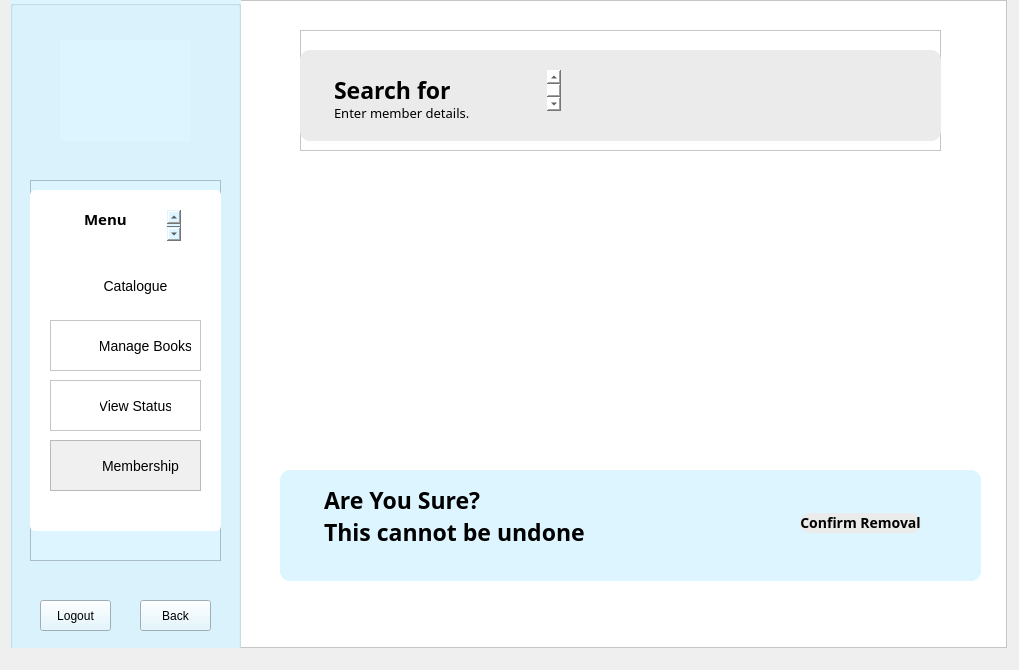
<?xml version="1.0" encoding="UTF-8"?>
<ui version="4.0">
 <class>AdminRemoveMemConfirm</class>
 <widget class="QDialog" name="AdminRemoveMemConfirm">
  <property name="geometry">
   <rect>
    <x>0</x>
    <y>0</y>
    <width>1019</width>
    <height>670</height>
   </rect>
  </property>
  <property name="windowTitle">
   <string>Dialog</string>
  </property>
  <widget class="QFrame" name="frame">
   <property name="geometry">
    <rect>
     <x>10</x>
     <y>0</y>
     <width>997</width>
     <height>648</height>
    </rect>
   </property>
   <property name="styleSheet">
    <string notr="true">background: white;</string>
   </property>
   <property name="frameShape">
    <enum>QFrame::StyledPanel</enum>
   </property>
   <property name="frameShadow">
    <enum>QFrame::Raised</enum>
   </property>
   <widget class="QGroupBox" name="menuPanel">
    <property name="geometry">
     <rect>
      <x>0</x>
      <y>0</y>
      <width>231</width>
      <height>671</height>
     </rect>
    </property>
    <property name="styleSheet">
     <string notr="true">background: rgb(220, 245, 255);</string>
    </property>
    <property name="title">
     <string/>
    </property>
    <widget class="QLabel" name="logo">
     <property name="geometry">
      <rect>
       <x>50</x>
       <y>40</y>
       <width>131</width>
       <height>101</height>
      </rect>
     </property>
     <property name="text">
      <string/>
     </property>
     <property name="pixmap">
      <pixmap resource="Resources.qrc">:/images/logo.png</pixmap>
     </property>
     <property name="scaledContents">
      <bool>true</bool>
     </property>
    </widget>
    <widget class="QFrame" name="menu">
     <property name="geometry">
      <rect>
       <x>20</x>
       <y>180</y>
       <width>191</width>
       <height>381</height>
      </rect>
     </property>
     <property name="frameShape">
      <enum>QFrame::StyledPanel</enum>
     </property>
     <property name="frameShadow">
      <enum>QFrame::Raised</enum>
     </property>
     <widget class="QListWidget" name="listWidget_2">
      <property name="geometry">
       <rect>
        <x>0</x>
        <y>10</y>
        <width>191</width>
        <height>341</height>
       </rect>
      </property>
      <property name="styleSheet">
       <string notr="true">background: white;
border-radius: 5px;</string>
      </property>
      <property name="frameShadow">
       <enum>QFrame::Raised</enum>
      </property>
     </widget>
     <widget class="QPlainTextEdit" name="plainTextEdit_6">
      <property name="geometry">
       <rect>
        <x>50</x>
        <y>30</y>
        <width>101</width>
        <height>31</height>
       </rect>
      </property>
      <property name="styleSheet">
       <string notr="true">font-family: Baloo 2;
font-weight: bold;
background: white;
font-size: 15px;
</string>
      </property>
      <property name="frameShape">
       <enum>QFrame::NoFrame</enum>
      </property>
      <property name="frameShadow">
       <enum>QFrame::Plain</enum>
      </property>
      <property name="plainText">
       <string>Admin Menu</string>
      </property>
      <property name="backgroundVisible">
       <bool>false</bool>
      </property>
     </widget>
     <widget class="QFrame" name="catalogue_1">
      <property name="geometry">
       <rect>
        <x>20</x>
        <y>80</y>
        <width>151</width>
        <height>51</height>
       </rect>
      </property>
      <property name="styleSheet">
       <string notr="true">background: white;
border-radius: 5px;</string>
      </property>
      <property name="frameShape">
       <enum>QFrame::StyledPanel</enum>
      </property>
      <property name="frameShadow">
       <enum>QFrame::Raised</enum>
      </property>
      <widget class="QLabel" name="label_5">
       <property name="geometry">
        <rect>
         <x>10</x>
         <y>10</y>
         <width>31</width>
         <height>31</height>
        </rect>
       </property>
       <property name="text">
        <string/>
       </property>
       <property name="pixmap">
        <pixmap resource="Resources.qrc">:/images/Icons/books.png</pixmap>
       </property>
       <property name="scaledContents">
        <bool>true</bool>
       </property>
      </widget>
      <widget class="QPushButton" name="catalogue">
       <property name="geometry">
        <rect>
         <x>50</x>
         <y>10</y>
         <width>71</width>
         <height>31</height>
        </rect>
       </property>
       <property name="styleSheet">
        <string notr="true">QPushButton {
background: transparent;
font-size: 14px;
border: none;
}

QPushButton:hover {
	color: rgb(124, 204, 241);
}</string>
       </property>
       <property name="text">
        <string>Catalogue</string>
       </property>
       <property name="autoDefault">
        <bool>false</bool>
       </property>
      </widget>
     </widget>
     <widget class="QFrame" name="manageBooks_1">
      <property name="geometry">
       <rect>
        <x>20</x>
        <y>140</y>
        <width>151</width>
        <height>51</height>
       </rect>
      </property>
      <property name="styleSheet">
       <string notr="true">background: white;</string>
      </property>
      <property name="frameShape">
       <enum>QFrame::StyledPanel</enum>
      </property>
      <property name="frameShadow">
       <enum>QFrame::Raised</enum>
      </property>
      <widget class="QLabel" name="label_6">
       <property name="geometry">
        <rect>
         <x>10</x>
         <y>10</y>
         <width>31</width>
         <height>31</height>
        </rect>
       </property>
       <property name="text">
        <string/>
       </property>
       <property name="pixmap">
        <pixmap resource="Resources.qrc">:/images/Icons/book.png</pixmap>
       </property>
       <property name="scaledContents">
        <bool>true</bool>
       </property>
      </widget>
      <widget class="QPushButton" name="manageBooks">
       <property name="geometry">
        <rect>
         <x>50</x>
         <y>10</y>
         <width>91</width>
         <height>31</height>
        </rect>
       </property>
       <property name="styleSheet">
        <string notr="true">QPushButton {
background: transparent;
font-size: 14px;
border: none;
}

QPushButton:hover {
	color: rgb(124, 204, 241);
}</string>
       </property>
       <property name="text">
        <string>Manage Books</string>
       </property>
      </widget>
     </widget>
     <widget class="QFrame" name="status_1">
      <property name="geometry">
       <rect>
        <x>20</x>
        <y>200</y>
        <width>151</width>
        <height>51</height>
       </rect>
      </property>
      <property name="styleSheet">
       <string notr="true">background: white;</string>
      </property>
      <property name="frameShape">
       <enum>QFrame::StyledPanel</enum>
      </property>
      <property name="frameShadow">
       <enum>QFrame::Raised</enum>
      </property>
      <widget class="QLabel" name="label_7">
       <property name="geometry">
        <rect>
         <x>10</x>
         <y>10</y>
         <width>31</width>
         <height>31</height>
        </rect>
       </property>
       <property name="text">
        <string/>
       </property>
       <property name="pixmap">
        <pixmap resource="Resources.qrc">:/images/Icons/status.png</pixmap>
       </property>
       <property name="scaledContents">
        <bool>true</bool>
       </property>
      </widget>
      <widget class="QPushButton" name="status">
       <property name="geometry">
        <rect>
         <x>50</x>
         <y>10</y>
         <width>71</width>
         <height>31</height>
        </rect>
       </property>
       <property name="styleSheet">
        <string notr="true">QPushButton {
background: transparent;
font-size: 14px;
border: none;
}

QPushButton:hover {
	color: rgb(124, 204, 241);
}</string>
       </property>
       <property name="text">
        <string>View Status</string>
       </property>
      </widget>
     </widget>
     <widget class="QFrame" name="membership_1">
      <property name="geometry">
       <rect>
        <x>20</x>
        <y>260</y>
        <width>151</width>
        <height>51</height>
       </rect>
      </property>
      <property name="styleSheet">
       <string notr="true">background: rgb(240, 240, 240);</string>
      </property>
      <property name="frameShape">
       <enum>QFrame::StyledPanel</enum>
      </property>
      <property name="frameShadow">
       <enum>QFrame::Raised</enum>
      </property>
      <widget class="QLabel" name="label_8">
       <property name="geometry">
        <rect>
         <x>10</x>
         <y>10</y>
         <width>31</width>
         <height>31</height>
        </rect>
       </property>
       <property name="text">
        <string/>
       </property>
       <property name="pixmap">
        <pixmap resource="Resources.qrc">:/images/Icons/user.png</pixmap>
       </property>
       <property name="scaledContents">
        <bool>true</bool>
       </property>
      </widget>
      <widget class="QPushButton" name="membership">
       <property name="geometry">
        <rect>
         <x>50</x>
         <y>10</y>
         <width>81</width>
         <height>31</height>
        </rect>
       </property>
       <property name="styleSheet">
        <string notr="true">QPushButton {
background: transparent;
font-size: 14px;
border: none;
}

QPushButton:hover {
	color: rgb(124, 204, 241);
}</string>
       </property>
       <property name="text">
        <string>Membership</string>
       </property>
      </widget>
     </widget>
    </widget>
    <widget class="QPushButton" name="pushButton_2">
     <property name="geometry">
      <rect>
       <x>30</x>
       <y>600</y>
       <width>71</width>
       <height>31</height>
      </rect>
     </property>
     <property name="styleSheet">
      <string notr="true">QPushButton:hover {
	color: rgb(106, 146, 255);
}</string>
     </property>
     <property name="text">
      <string>Logout</string>
     </property>
    </widget>
    <widget class="QPushButton" name="back">
     <property name="geometry">
      <rect>
       <x>130</x>
       <y>600</y>
       <width>71</width>
       <height>31</height>
      </rect>
     </property>
     <property name="styleSheet">
      <string notr="true">/*QPushButton {
background: white;
}*/

QPushButton:hover {
	color: rgb(106, 146, 255);
}</string>
     </property>
     <property name="text">
      <string>Back</string>
     </property>
     <property name="icon">
      <iconset theme="go-previous">
       <normaloff>.</normaloff>.</iconset>
     </property>
    </widget>
   </widget>
   <widget class="QFrame" name="heading_3">
    <property name="geometry">
     <rect>
      <x>290</x>
      <y>30</y>
      <width>641</width>
      <height>121</height>
     </rect>
    </property>
    <property name="frameShape">
     <enum>QFrame::StyledPanel</enum>
    </property>
    <property name="frameShadow">
     <enum>QFrame::Raised</enum>
    </property>
    <widget class="QPlainTextEdit" name="plainTextEdit_9">
     <property name="geometry">
      <rect>
       <x>0</x>
       <y>20</y>
       <width>641</width>
       <height>91</height>
      </rect>
     </property>
     <property name="styleSheet">
      <string notr="true">background: rgb(235, 235, 235);
border-radius: 10px;</string>
     </property>
     <property name="frameShadow">
      <enum>QFrame::Raised</enum>
     </property>
     <property name="plainText">
      <string/>
     </property>
    </widget>
    <widget class="QPlainTextEdit" name="plainTextEdit_10">
     <property name="geometry">
      <rect>
       <x>30</x>
       <y>40</y>
       <width>231</width>
       <height>41</height>
      </rect>
     </property>
     <property name="styleSheet">
      <string notr="true">font-family: Baloo 2;
font-weight: bold;
font-size: 23px;
background: transparent;</string>
     </property>
     <property name="frameShape">
      <enum>QFrame::NoFrame</enum>
     </property>
     <property name="plainText">
      <string>Search for Member</string>
     </property>
    </widget>
    <widget class="QPlainTextEdit" name="plainTextEdit_11">
     <property name="geometry">
      <rect>
       <x>30</x>
       <y>70</y>
       <width>411</width>
       <height>31</height>
      </rect>
     </property>
     <property name="styleSheet">
      <string notr="true">background: transparent;
font-family: Baloo 2;
font-size: 13px;</string>
     </property>
     <property name="frameShape">
      <enum>QFrame::NoFrame</enum>
     </property>
     <property name="plainText">
      <string>Enter member details.</string>
     </property>
    </widget>
   </widget>
   <widget class="QFrame" name="frame_2">
    <property name="geometry">
     <rect>
      <x>270</x>
      <y>470</y>
      <width>701</width>
      <height>111</height>
     </rect>
    </property>
    <property name="styleSheet">
     <string notr="true">background: rgb(220, 245, 255);
border-radius: 10px;
border-color: black;</string>
    </property>
    <property name="frameShape">
     <enum>QFrame::StyledPanel</enum>
    </property>
    <property name="frameShadow">
     <enum>QFrame::Raised</enum>
    </property>
    <widget class="QWidget" name="layoutWidget">
     <property name="geometry">
      <rect>
       <x>0</x>
       <y>10</y>
       <width>701</width>
       <height>87</height>
      </rect>
     </property>
     <layout class="QHBoxLayout" name="horizontalLayout">
      <item>
       <spacer name="verticalSpacer">
        <property name="orientation">
         <enum>Qt::Vertical</enum>
        </property>
        <property name="sizeHint" stdset="0">
         <size>
          <width>20</width>
          <height>40</height>
         </size>
        </property>
       </spacer>
      </item>
      <item>
       <spacer name="verticalSpacer_3">
        <property name="orientation">
         <enum>Qt::Vertical</enum>
        </property>
        <property name="sizeHint" stdset="0">
         <size>
          <width>20</width>
          <height>40</height>
         </size>
        </property>
       </spacer>
      </item>
      <item>
       <widget class="QPlainTextEdit" name="plainTextEdit">
        <property name="styleSheet">
         <string notr="true">font-family: Baloo 2;
font-weight: bold;
font-size: 23px;
background: transparent;</string>
        </property>
        <property name="plainText">
         <string>Are You Sure?
This cannot be undone</string>
        </property>
       </widget>
      </item>
      <item>
       <widget class="QPushButton" name="pushButton">
        <property name="styleSheet">
         <string notr="true">QPushButton
{
background: rgb(235, 235, 235);
border-radius: 10px;
font-size: 14px;
font-family: open sans;
color: black;
font-weight: bold;
}


QPushButton:hover 
{
	color: rgb(106, 146, 255);
}</string>
        </property>
        <property name="text">
         <string>Confirm Removal</string>
        </property>
       </widget>
      </item>
      <item>
       <spacer name="verticalSpacer_5">
        <property name="orientation">
         <enum>Qt::Vertical</enum>
        </property>
        <property name="sizeHint" stdset="0">
         <size>
          <width>20</width>
          <height>40</height>
         </size>
        </property>
       </spacer>
      </item>
      <item>
       <spacer name="verticalSpacer_4">
        <property name="orientation">
         <enum>Qt::Vertical</enum>
        </property>
        <property name="sizeHint" stdset="0">
         <size>
          <width>20</width>
          <height>40</height>
         </size>
        </property>
       </spacer>
      </item>
      <item>
       <spacer name="verticalSpacer_2">
        <property name="orientation">
         <enum>Qt::Vertical</enum>
        </property>
        <property name="sizeType">
         <enum>QSizePolicy::Expanding</enum>
        </property>
        <property name="sizeHint" stdset="0">
         <size>
          <width>20</width>
          <height>40</height>
         </size>
        </property>
       </spacer>
      </item>
     </layout>
    </widget>
   </widget>
  </widget>
 </widget>
 <resources>
  <include location="Resources.qrc"/>
 </resources>
 <connections/>
</ui>
